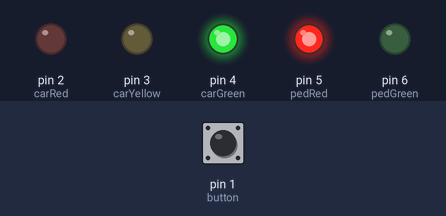
This sketch was run on a simulated Arduino Uno, built with avr-gcc and run on an emulated ATmega328P. Parts: output pins drawn as LEDs (lit = HIGH). The test bench sets the inputs (shaded band); at power-on: pin 1 (button) LOW.

Above: at 4.8 s.
4.9 s: pin 1 (button) pulled HIGH for 2.35 s
At 7.4 s:
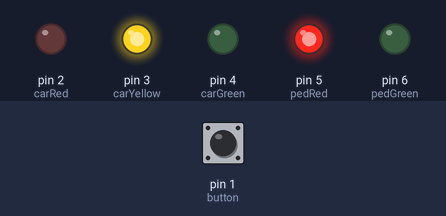
At 8.9 s:
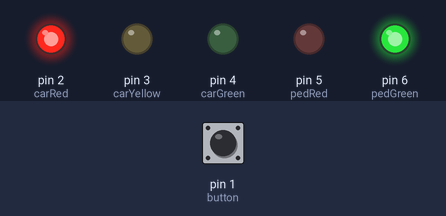
Timing chart, 0 to 20.5 s (numbered marks = the images above; inputs shaded):
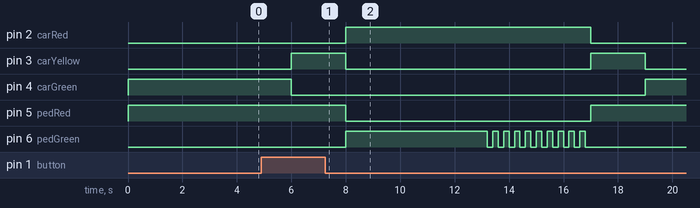

The sketch:

sketch_Traffic_Light_Simulation.ino
```cpp
#define carRed 2
#define carYellow 3
#define carGreen 4
#define pedRed 5
#define pedGreen 6
#define button 1
#define crossTime 5000
int val,i;
void setup() {
  pinMode(button,INPUT);
  pinMode(carRed,OUTPUT);
  pinMode(carYellow,OUTPUT);
  pinMode(carGreen,OUTPUT);
  pinMode(pedRed,OUTPUT);
  pinMode(pedGreen,OUTPUT);
  digitalWrite(carGreen,HIGH);
  digitalWrite(pedRed,HIGH);
}

void loop() {
  val=digitalRead(button);
  if(val==HIGH)
    changeLights();
  delay(2000);
}
void changeLights()
{
   digitalWrite(carGreen,LOW);
   digitalWrite(carYellow,HIGH);
   delay(2000);
   digitalWrite(carYellow,LOW);
   digitalWrite(carRed,HIGH);
   digitalWrite(pedRed,LOW);
   digitalWrite(pedGreen,HIGH);
   delay(crossTime);
   for(i=0;i<10;i++)
   {
      digitalWrite(pedGreen,HIGH);
      delay(200);
      digitalWrite(pedGreen,LOW);
      delay(200);
   }
   digitalWrite(pedRed,HIGH);
   digitalWrite(carRed,LOW);
   digitalWrite(carYellow,HIGH);
   delay(2000);
   digitalWrite(carYellow,LOW);
   digitalWrite(carGreen,HIGH);
}
```

Measured:
- after the input at 4.9 s, pin 2 (carRed): LOW → HIGH after 3.1 s, → LOW 9.0 s later; pin 3 (carYellow): alternates HIGH for 2.0 s and LOW for 9.0 s, starting after 1.1 s
